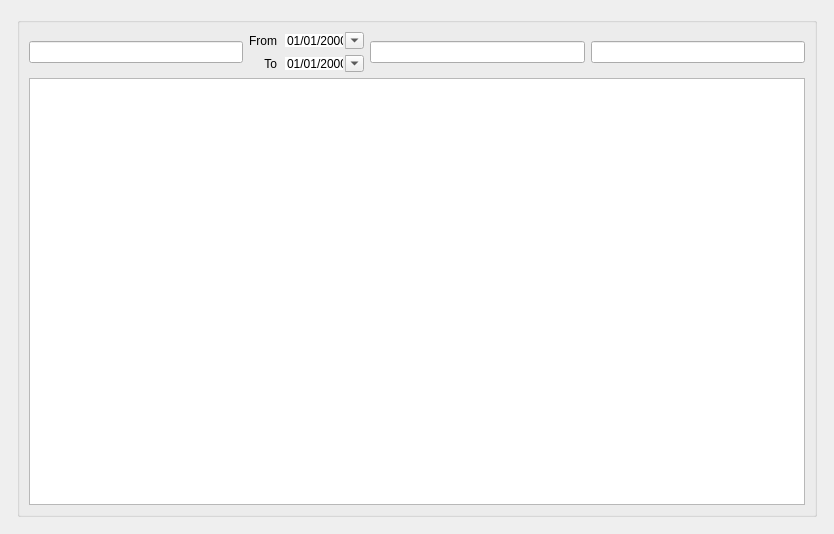
<?xml version="1.0" encoding="UTF-8"?>
<ui version="4.0">
 <class>PeriodWiseSalesForm</class>
 <widget class="QWidget" name="PeriodWiseSalesForm">
  <property name="geometry">
   <rect>
    <x>0</x>
    <y>0</y>
    <width>834</width>
    <height>534</height>
   </rect>
  </property>
  <property name="windowTitle">
   <string>Form</string>
  </property>
  <layout class="QHBoxLayout" name="horizontalLayout_6">
   <item>
    <layout class="QHBoxLayout" name="horizontalLayout">
     <item>
      <spacer name="horizontalSpacer">
       <property name="orientation">
        <enum>Qt::Horizontal</enum>
       </property>
       <property name="sizeHint" stdset="0">
        <size>
         <width>40</width>
         <height>20</height>
        </size>
       </property>
      </spacer>
     </item>
     <item>
      <layout class="QVBoxLayout" name="verticalLayout">
       <item>
        <spacer name="verticalSpacer">
         <property name="orientation">
          <enum>Qt::Vertical</enum>
         </property>
         <property name="sizeHint" stdset="0">
          <size>
           <width>20</width>
           <height>40</height>
          </size>
         </property>
        </spacer>
       </item>
       <item>
        <widget class="QGroupBox" name="groupBox">
         <property name="minimumSize">
          <size>
           <width>800</width>
           <height>500</height>
          </size>
         </property>
         <property name="title">
          <string/>
         </property>
         <layout class="QHBoxLayout" name="horizontalLayout_2">
          <item>
           <layout class="QVBoxLayout" name="verticalLayout_2">
            <item>
             <layout class="QHBoxLayout" name="horizontalLayout_3">
              <item>
               <widget class="QLineEdit" name="lineEditInvoiceNo"/>
              </item>
              <item>
               <layout class="QHBoxLayout" name="horizontalLayout_4">
                <item>
                 <layout class="QVBoxLayout" name="verticalLayout_4">
                  <item>
                   <widget class="QLabel" name="label_3">
                    <property name="text">
                     <string>From</string>
                    </property>
                    <property name="alignment">
                     <set>Qt::AlignRight|Qt::AlignTrailing|Qt::AlignVCenter</set>
                    </property>
                   </widget>
                  </item>
                  <item>
                   <widget class="QLabel" name="label_4">
                    <property name="text">
                     <string>To</string>
                    </property>
                    <property name="alignment">
                     <set>Qt::AlignRight|Qt::AlignTrailing|Qt::AlignVCenter</set>
                    </property>
                   </widget>
                  </item>
                 </layout>
                </item>
                <item>
                 <layout class="QVBoxLayout" name="verticalLayout_5">
                  <item>
                   <widget class="QDateEdit" name="dateEditFrom">
                    <property name="enabled">
                     <bool>true</bool>
                    </property>
                    <property name="mouseTracking">
                     <bool>false</bool>
                    </property>
                    <property name="focusPolicy">
                     <enum>Qt::TabFocus</enum>
                    </property>
                    <property name="styleSheet">
                     <string notr="true"/>
                    </property>
                    <property name="wrapping">
                     <bool>false</bool>
                    </property>
                    <property name="frame">
                     <bool>false</bool>
                    </property>
                    <property name="accelerated">
                     <bool>false</bool>
                    </property>
                    <property name="keyboardTracking">
                     <bool>true</bool>
                    </property>
                    <property name="displayFormat">
                     <string>dd/MM/yyyy</string>
                    </property>
                    <property name="calendarPopup">
                     <bool>true</bool>
                    </property>
                    <property name="timeSpec">
                     <enum>Qt::LocalTime</enum>
                    </property>
                   </widget>
                  </item>
                  <item>
                   <widget class="QDateEdit" name="dateEditTo">
                    <property name="enabled">
                     <bool>true</bool>
                    </property>
                    <property name="mouseTracking">
                     <bool>false</bool>
                    </property>
                    <property name="focusPolicy">
                     <enum>Qt::TabFocus</enum>
                    </property>
                    <property name="styleSheet">
                     <string notr="true"/>
                    </property>
                    <property name="wrapping">
                     <bool>false</bool>
                    </property>
                    <property name="frame">
                     <bool>false</bool>
                    </property>
                    <property name="accelerated">
                     <bool>false</bool>
                    </property>
                    <property name="keyboardTracking">
                     <bool>true</bool>
                    </property>
                    <property name="displayFormat">
                     <string>dd/MM/yyyy</string>
                    </property>
                    <property name="calendarPopup">
                     <bool>true</bool>
                    </property>
                    <property name="timeSpec">
                     <enum>Qt::LocalTime</enum>
                    </property>
                   </widget>
                  </item>
                 </layout>
                </item>
               </layout>
              </item>
              <item>
               <widget class="QLineEdit" name="lineEditCustomer"/>
              </item>
              <item>
               <widget class="QLineEdit" name="lineEditTotal"/>
              </item>
             </layout>
            </item>
            <item>
             <widget class="QTableView" name="tableView"/>
            </item>
           </layout>
          </item>
         </layout>
        </widget>
       </item>
       <item>
        <spacer name="verticalSpacer_2">
         <property name="orientation">
          <enum>Qt::Vertical</enum>
         </property>
         <property name="sizeHint" stdset="0">
          <size>
           <width>20</width>
           <height>40</height>
          </size>
         </property>
        </spacer>
       </item>
      </layout>
     </item>
     <item>
      <spacer name="horizontalSpacer_2">
       <property name="orientation">
        <enum>Qt::Horizontal</enum>
       </property>
       <property name="sizeHint" stdset="0">
        <size>
         <width>40</width>
         <height>20</height>
        </size>
       </property>
      </spacer>
     </item>
    </layout>
   </item>
  </layout>
 </widget>
 <resources/>
 <connections/>
</ui>
